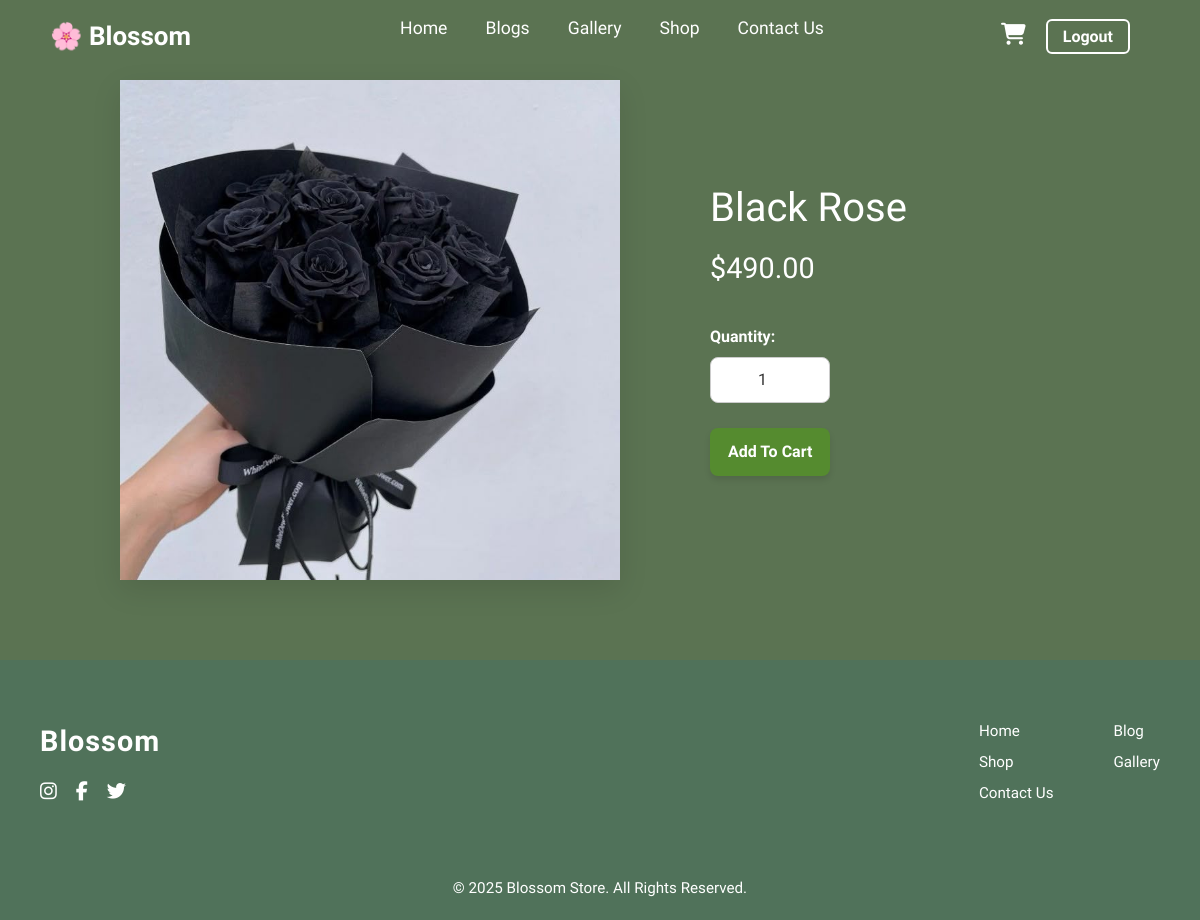
Screenshot of /product/55/ (signed in) with the database file from the repository.
### Blossom/models.py (models this page shows, shortened)
class Product(models.Model):
    category = models.ForeignKey(
        Category,
        related_name='products',
        on_delete=models.CASCADE,
        help_text="The product's main category.",
        null=True
    )
    name = models.CharField(max_length=100)
    price = models.DecimalField(max_digits=10, decimal_places=2)
    image = models.ImageField(upload_to='product_images/')
    is_available = models.BooleanField(default=True)
    class Meta:
        ordering = ['name']
        verbose_name_plural = "Products"

### Blossom/views.py (the view)
# urls.py: path('product/<int:pk>/', views.product_detail, name='product_detail'),
@login_required
def product_detail(request, pk):
    product = get_object_or_404(Product, pk=pk)
    context = {
        'product': product
    }
    return render(request, 'product_detail.html', context)

### templates/product_detail.html (shortened to what this page needs)
{% extends 'home.html' %}
{% load static %}
{% block content %}
<div class="product-detail-container">
    <div class="product-image">
        <img src="{{ product.image.url }}" alt="{{ product.name }}">
    </div>
    <div class="product-info">
        <div class="product-purchase-box">
            <h1 class="product-name">{{ product.name }}</h1>
            <p class="price">${{ product.price }}</p>
            <form method="POST" action="{% url 'add_to_cart' product.id %}">
                <label for="quantity">Quantity:</label>
                <div class="quantity-control">
                    <input type="number" id="quantity" name="quantity" value="1" min="1" required>
                </div>
                <button type="submit" class="add-to-cart-btn">Add To Cart</button>
            </form>
        </div>
    </div>
</div>
{% endblock content %}

### static/css/style.css (style rules this page uses)
* { margin: 0; padding: 0; box-sizing: border-box; }
body { margin: 0%; font-family: "Tagesschrift", system-ui; font-weight: 400; font-style: normal; background-color: #5b7352; display: flex; flex-direction: column; min-height: 100vh; }
.product-info { display: flex; justify-content: space-between; align-items: flex-start; padding-top: 5px; padding-left: 0; padding-right: 0; width: 100%; box-sizing: border-box; }
.product-detail-container { display: grid; grid-template-columns: 500px auto; gap: 90px; margin: 80px auto; padding: 0 70px; text-align: left; width: 1100px; }
.product-image { width: 100%; height: 500px; overflow: hidden; border-radius: 1px; box-shadow: 0 10px 30px rgba(0, 0, 0, 0.1); background-color: white; }
.product-image img { width: 100%; height: 100%; object-fit: cover; display: block; }
.product-info { padding: 20px 0; }
.product-name { font-size: 2.5rem; font-weight: 400; color: white; margin-bottom: 15px; }
.price { font-size: 1.8rem; font-weight: 300; color: white; margin-bottom: 5px; padding-bottom: 10px; display: inline-block; }
.product-info form { margin-top: 20px; display: block; }
.product-info label { display: block; font-size: 1rem; font-weight: 600; margin-bottom: 8px; color: white; }
.quantity-control input[type="number"] { width: 120px; padding: 10px; border: 1px solid #ccc; border-radius: 8px; text-align: center; font-size: 1rem; margin-bottom: 25px; outline: none; background-color: white; color: #333; }
.add-to-cart-btn { background-color: #558B2F; color: white; padding: 12px 18px; border: none; border-radius: 8px; cursor: pointer; font-size: 1rem; font-weight: 600; transition: background-color 0.3s ease; box-shadow: 0 4px 6px rgba(0, 0, 0, 0.1); }
.product-info { display: flex; align-items: center; gap: 15px; }

### rows the page displays
Product: image (picture), name "Black Rose", price "490.00"
